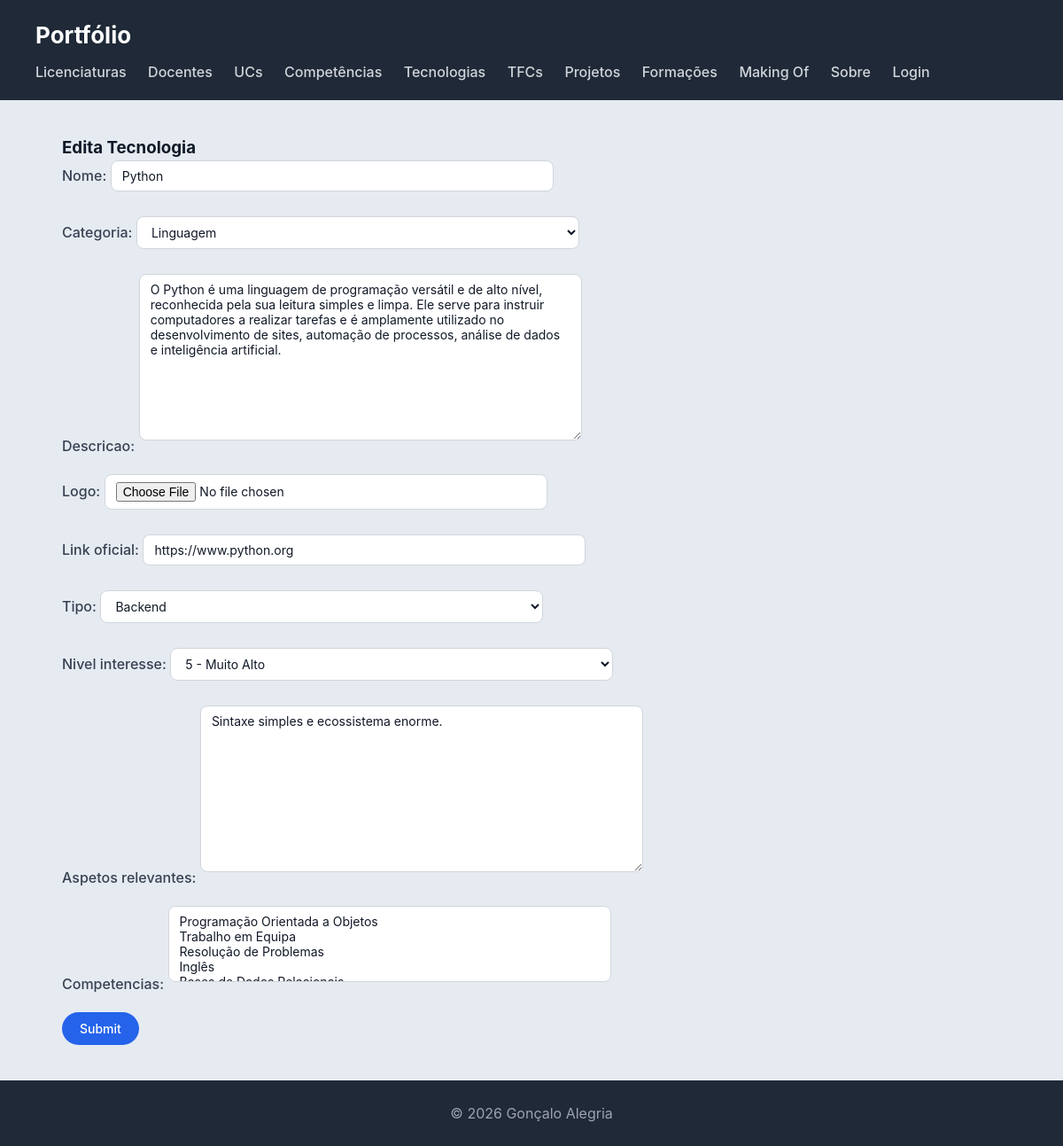
/portfolio/tecnologia/1/edita, run on the app's committed database.
### portfolio/models.py (models this page shows, shortened)
class Tecnologia(models.Model):
    CATEGORIA_CHOICES = [
        ('LING', 'Linguagem'),
        ('FRAME', 'Framework'),
        ('FERR', 'Ferramenta'),
        ('BD', 'Base de Dados'),
    ]
    NIVEL_INTERESSE_CHOICES = [
        (1, '1 - Muito Baixo'),
        (2, '2 - Baixo'),
        (3, '3 - Médio'),
        (4, '4 - Alto'),
        (5, '5 - Muito Alto'),
    ]
    nome = models.CharField(max_length=100)
    categoria = models.CharField(max_length=10, choices=CATEGORIA_CHOICES)
    descricao = models.TextField()
    logo = models.ImageField(upload_to='tecnologias/', blank=True)
    link_oficial = models.URLField(blank=True)
    tipo = models.ForeignKey(Tipo, on_delete=models.SET_NULL, null=True, blank=True, related_name='tecnologias')
    nivel_interesse = models.IntegerField(choices=NIVEL_INTERESSE_CHOICES, default=3)
    aspetos_relevantes = models.TextField(blank=True)
    competencias = models.ManyToManyField(Competencia, related_name='tecnologias', blank=True)

class Tipo(models.Model):
    nome = models.CharField(max_length=100)
    descricao = models.TextField(blank=True)
    def __str__(self):
        return self.nome

class Competencia(models.Model):
    TIPO_CHOICES = [
        ('TEC', 'Técnica'),
        ('SOFT', 'Soft Skill'),
        ('LING', 'Linguística'),
    ]
    NIVEL_CHOICES = [
        ('BAS', 'Básico'),
        ('INT', 'Intermédio'),
        ('AVA', 'Avançado'),
    ]
    nome = models.CharField(max_length=200)
    tipo = models.CharField(max_length=5, choices=TIPO_CHOICES)
    nivel = models.CharField(max_length=5, choices=NIVEL_CHOICES)
    descricao = models.TextField(blank=True)
    def __str__(self):
        return self.nome

### portfolio/views.py (the view)
# urls.py: path('tecnologia/<int:tecnologia_id>/edita', views.edita_tecnologia_view, name="edita_tecnologia"),
def edita_tecnologia_view(request, tecnologia_id):
    tecnologia = Tecnologia.objects.get(id=tecnologia_id)
    if request.POST:
        form = TecnologiaForm(request.POST or None, request.FILES, instance=tecnologia)
        if form.is_valid():
            form.save()
            return redirect('tecnologias')
    else:
        form = TecnologiaForm(instance=tecnologia)
    context = {'form': form, 'tecnologia': tecnologia}
    return render(request, 'portfolio/edita_tecnologia.html', context)

### portfolio/forms.py
class TecnologiaForm(forms.ModelForm):
    class Meta:
        model = Tecnologia
        fields = '__all__'

### portfolio/templates/portfolio/edita_tecnologia.html (shortened to what this page needs)
{% extends "portfolio/base.html" %}
{% block content %}
<h3>Edita Tecnologia</h3>
<form action="{% url 'edita_tecnologia' tecnologia.id %}" method="post" enctype="multipart/form-data">
    {{ form.as_p }}
    <input type="submit">
</form>
{% endblock %}

### portfolio/static/portfolio/styles.css (style rules this page uses)
* { box-sizing: border-box; margin: 0; padding: 0; }
body { font-family: "Inter", "Segoe UI", system-ui, -apple-system, sans-serif; background: #e6ebf2; color: #111827; line-height: 1.5; }
form input[type="text"], form input[type="url"], form input[type="email"], form input[type="number"], form input[type="date"], form input[type="file"], form textarea, form select { font-family: inherit; font-size: 14px; padding: 8px 12px; border: 1px solid #d1d5db; border-radius: 8px; background: white; color: #111827; width: 100%; max-width: 500px; margin-bottom: 12px; }
form textarea { min-height: 100px; resize: vertical; }
form label { display: inline-block; font-weight: 500; margin-bottom: 4px; color: #374151; }
form p { margin-bottom: 16px; }
form input[type="submit"] { background: #2563eb; color: white; border: none; padding: 10px 20px; border-radius: 999px; font-family: inherit; font-size: 14px; font-weight: 500; cursor: pointer; transition: all 0.2s ease; }

### data on the page
Tecnologia: nome "Python", categoria "Linguagem", descricao "O Python é uma linguagem de programação versátil e de alto nível, reconhecida pela sua leitura simples e limpa. Ele serve para instruir computadores a realizar tarefas e é amplamente utilizado no desenvolvimento de sites, automação de processos, análise de dados e inteligência artificial.", link_oficial "https://www.python.org", tipo "Backend", nivel_interesse "5 - Muito Alto", aspetos_relevantes "Sintaxe simples e ecossistema enorme."
